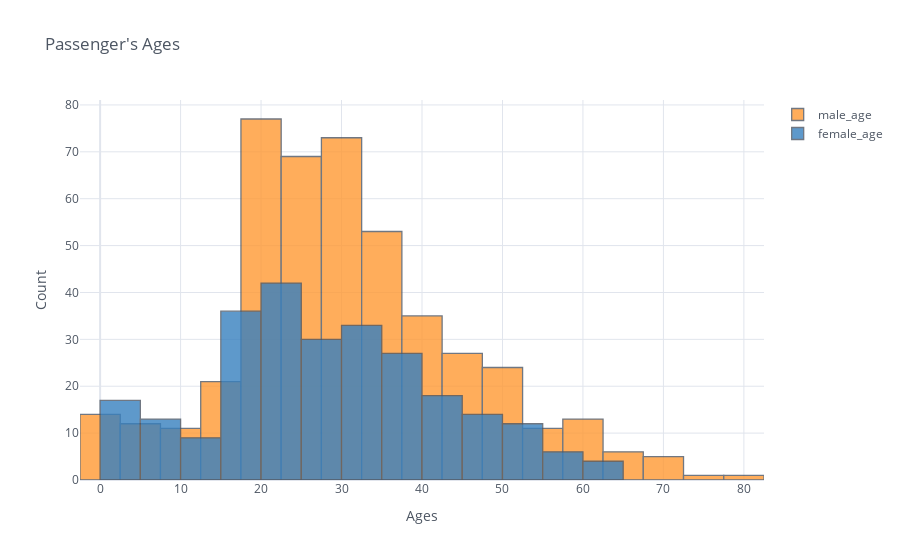

The notebook cell this image was saved under:
### Code cell
train["male_age"] = train[train["Sex"]=="male"]["Age"]
train["female_age"] = train[train["Sex"]=="female"]["Age"]

train[["male_age", "female_age"]].iplot(kind = "histogram", bins = 20, theme="white", title = "Passenger's Ages", xTitle = 'Ages', yTitle = 'Count')

### Figure 1 — Plotly figure (JSON) as saved in the notebook; plotly's stock layout.template omitted (floating-point values rounded to 4 significant figures; data arrays with more than 128 entries replaced by an {"elided": "..."} marker saying what was removed)
{"data": [{"histfunc": "count", "histnorm": "", "marker": {"color": "rgba(255, 153, 51, 1.0)", "line": {"color": "#4D5663", "width": 1.3}}, "name": "male_age", "nbinsx": 20, "opacity": 0.8, "orientation": "v", "type": "histogram", "x": {"elided": "891 float values"}}, {"histfunc": "count", "histnorm": "", "marker": {"color": "rgba(55, 128, 191, 1.0)", "line": {"color": "#4D5663", "width": 1.3}}, "name": "female_age", "nbinsx": 20, "opacity": 0.8, "orientation": "v", "type": "histogram", "x": {"elided": "891 float values"}}], "layout": {"barmode": "overlay", "legend": {"bgcolor": "#FFFFFF", "font": {"color": "#4D5663"}}, "paper_bgcolor": "#FFFFFF", "plot_bgcolor": "#FFFFFF", "title": {"font": {"color": "#4D5663"}, "text": "Passenger's Ages"}, "xaxis": {"gridcolor": "#E1E5ED", "showgrid": true, "tickfont": {"color": "#4D5663"}, "title": {"font": {"color": "#4D5663"}, "text": "Ages"}, "zerolinecolor": "#E1E5ED"}, "yaxis": {"gridcolor": "#E1E5ED", "showgrid": true, "tickfont": {"color": "#4D5663"}, "title": {"font": {"color": "#4D5663"}, "text": "Count"}, "zerolinecolor": "#E1E5ED"}}}
